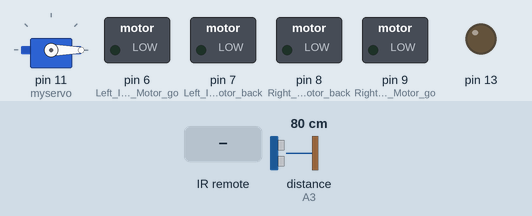
Recording of a sketch running on a simulated Arduino Uno, built with avr-gcc and run on an emulated ATmega328P. On the bench: servo, switched loads named in the sketch (green lamp = pin HIGH), output pins drawn as LEDs (lit = HIGH). Wiring (inferred from the names in the program): ultrasonic range finder: trigger A2; echo A3. Dashed ring = blinking. The test bench sets the inputs (shaded band); at power-on: distance to the obstacle (sensor on A3) 80 cm. The echo pulse lasts 58.3 µs per cm; pins used as bus, display or sensor lines are not drawn; what the sketch prints to the serial monitor is not drawn.

Above: at 4.8 s.
4.9 s: infrared code 0xFF629D received
At 6.6 s:
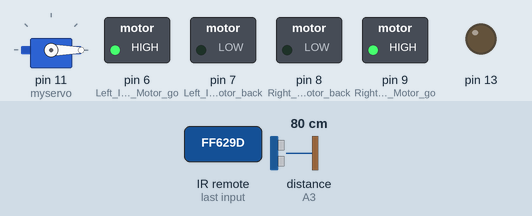
10.5 s: distance to the obstacle (sensor on A3) set to 23 cm
14.0 s: distance to the obstacle (sensor on A3) set to 19 cm
At 14.4 s:
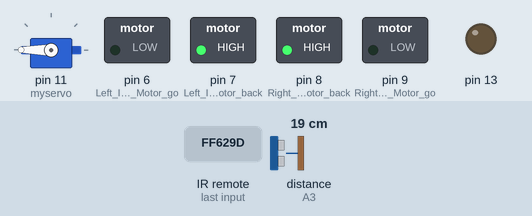
20.4 s: infrared code 0xFFA857 received
At 22.8 s:
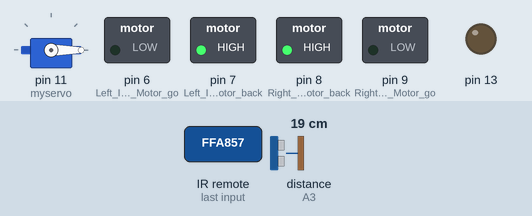
24.5 s: infrared code 0xFF22DD received
At 25.3 s:
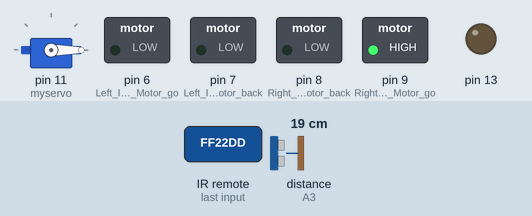
28.0 s: infrared code 0xFFC23D received
At 30.3 s:
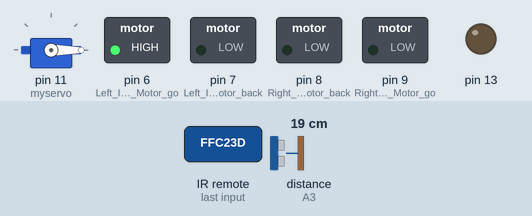
Timing chart, 0 to 33.0 s (numbered marks = the images above; inputs shaded):
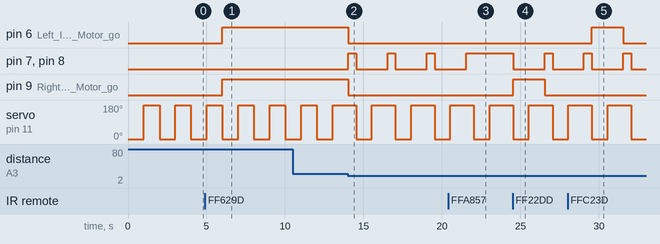

Measured:
- the behaviour switches between 21 and 20 cm on distance to the obstacle (sensor on A3) (found by bisection; images 1 and 2)
- after the input at 4.9 s, pin 6 (Left_IN1_Motor_go), pin 9 (Right_IN3_Motor_go): LOW → HIGH after 1.1 s
- after the input at 14.0 s, pin 6 (Left_IN1_Motor_go), pin 9 (Right_IN3_Motor_go): HIGH → LOW at once; pin 7 (Left_IN2_Motor_back), pin 8 (Right_IN4_Motor_back): alternates HIGH for 0.50 s and LOW for 2.0 s, starting at once
- after the input at 20.4 s, pin 7 (Left_IN2_Motor_back), pin 8 (Right_IN4_Motor_back): goes on until 21.5 s, then stays HIGH
- after the input at 24.5 s, pin 9 (Right_IN3_Motor_go): LOW → HIGH after 0.05 s, → LOW 2.0 s later
- after the input at 28.0 s, pin 6 (Left_IN1_Motor_go): LOW → HIGH after 1.6 s, → LOW 2.0 s later
- by itself, servo on pin 11 (myservo): alternates 180° for 1.5 s and 0° for 1.0 s

The sketch:

IRECHOSER.ino
```cpp
 #include <IRremote.h>//红外库
 #include <Servo.h>
  Servo myservo;
 int RECV_PIN = 2;//红外引脚声明，红外模块接arduino主板的数字2口
  IRrecv irrecv(RECV_PIN);//红外接收信号
  decode_results results; // 用于存储编码结果的对象
  int ledon = 0;//标志灯亮灭状态

  int Left_IN1_Motor_go = 6;     //左电机前进,电机驱动板上IN1接arduino数字6口
  int Left_IN2_Motor_back = 7;     //左电机后退，电机驱动板上IN2接arduino数字7口

  int Right_IN3_Motor_go = 9;    // 右电机前进，电机驱动板上IN3接arduino数字9口
  int Right_IN4_Motor_back = 8;    // 右电机后退，电机驱动板上IN4接arduino数字8口

  const int Echo = A3;  //超声波接收信号口
  const int Trig = A2;  //超声波信号发射口
  float Distance = 0;//超声波测量距离值

    void setup()
    {
      pinMode(Left_IN1_Motor_go,OUTPUT); // 定义电机输出口，具有pwm功能
      pinMode(Left_IN2_Motor_back,OUTPUT);// 定义电机输出口
      pinMode(Right_IN3_Motor_go,OUTPUT);// 定义电机输出口，具有pwm功能
      pinMode(Right_IN4_Motor_back,OUTPUT);// 定义电机输出口
      pinMode(13, OUTPUT);//定义LED灯输出口
      Serial.begin(9600);  //串口波特率设置为9600
      irrecv.enableIRIn(); // 红外信号初始化
      pinMode(Echo, INPUT);    // 定义超声波输入脚
      pinMode(Trig, OUTPUT);   // 定义超声波输出
      myservo.attach(11);
    }


    void run()     //小车前进（左右轮同时前进）
    {
      digitalWrite(Right_IN3_Motor_go,HIGH);  // 小车右轮前进
      digitalWrite(Right_IN4_Motor_back,LOW);
      digitalWrite(Left_IN1_Motor_go,HIGH);  // 小车左轮前进
      digitalWrite(Left_IN2_Motor_back,LOW);
    }

    void stop()         //小车停止（左右轮同时不动）
    {
      digitalWrite(Right_IN3_Motor_go,LOW);// 小车右轮不动
      digitalWrite(Right_IN4_Motor_back,LOW);
      digitalWrite(Left_IN1_Motor_go,LOW);// 小车左轮不动
      digitalWrite(Left_IN2_Motor_back,LOW);
    }

    void left()         //小车左转(左轮不动，右轮前进)
    {
      digitalWrite(Right_IN3_Motor_go,HIGH);  // 小车右轮前进
      digitalWrite(Right_IN4_Motor_back,LOW);
      digitalWrite(Left_IN1_Motor_go,LOW);   //小车左轮不动
      digitalWrite(Left_IN2_Motor_back,LOW);
    }


    void right()        //小车右转(右轮不动，左轮前进)
    {
      digitalWrite(Right_IN3_Motor_go,LOW);   //小车右轮不动
      digitalWrite(Right_IN4_Motor_back,LOW);
      digitalWrite(Left_IN1_Motor_go,HIGH); //小车左轮前进
      digitalWrite(Left_IN2_Motor_back,LOW);
    }

    void back()          //小车后退
    {
      digitalWrite(Right_IN3_Motor_go,LOW);  //小车右轮后退
      digitalWrite(Right_IN4_Motor_back,HIGH);
       digitalWrite(Left_IN1_Motor_go,LOW);  //小车左轮后退
      digitalWrite(Left_IN2_Motor_back,HIGH);
    }

    void get_Distance()   // 超声波测前方障碍物距离
    {
       // 产生一个10us的高脉冲去触发TrigPin
      digitalWrite(Trig, LOW);
      delayMicroseconds(2);//延时2ms
      digitalWrite(Trig, HIGH);
      delayMicroseconds(10);//延时10ms
      digitalWrite(Trig, LOW);
      Distance = pulseIn(Echo, HIGH)/58;  // 检测脉冲宽度，测量距离变量(单位：微秒)
      Serial.print(Distance);//串口打印距离值
    }

    void loop()
    {
        myservo.write(0);
        delay(1000);
       myservo.write(180);
       delay(1000);
      get_Distance();//测量前方障碍物距离
          if(Distance < 20){//数值为碰到障碍物的距离，可以按实际情况设置，这里40单位为cm
            back();//小车后退
            delay(500);
            stop();//停车
          }

           if (irrecv.decode(&results)) //是否接收到红外遥控信号
          {
            Serial.println(results.value, HEX);//串口打印红外信号编码值
            digitalWrite(13, ledon ? HIGH : LOW);//当接收到红外遥控信号时候指示灯闪烁
            if (results.value == 0xFF629D )//按键标号为 CH
             {
              run();
             }//小车前进
            if (results.value == 0xFFA857 )//按键标号为 +

               { back();
               } //小车后退
            if (results.value == 0xFF22DD )//按键标号为 |<<
              {
                left();
              } //小车左转
            if (results.value == 0xFFC23D )//按键标号为 >||
              {
                right();
              } //小车右转
            if (results.value == 0xFF02FD )//按键标号为 >>|
              {
                stop();
              } //小车停车
           irrecv.resume(); // 接收下一个编码
          }
    }
```
